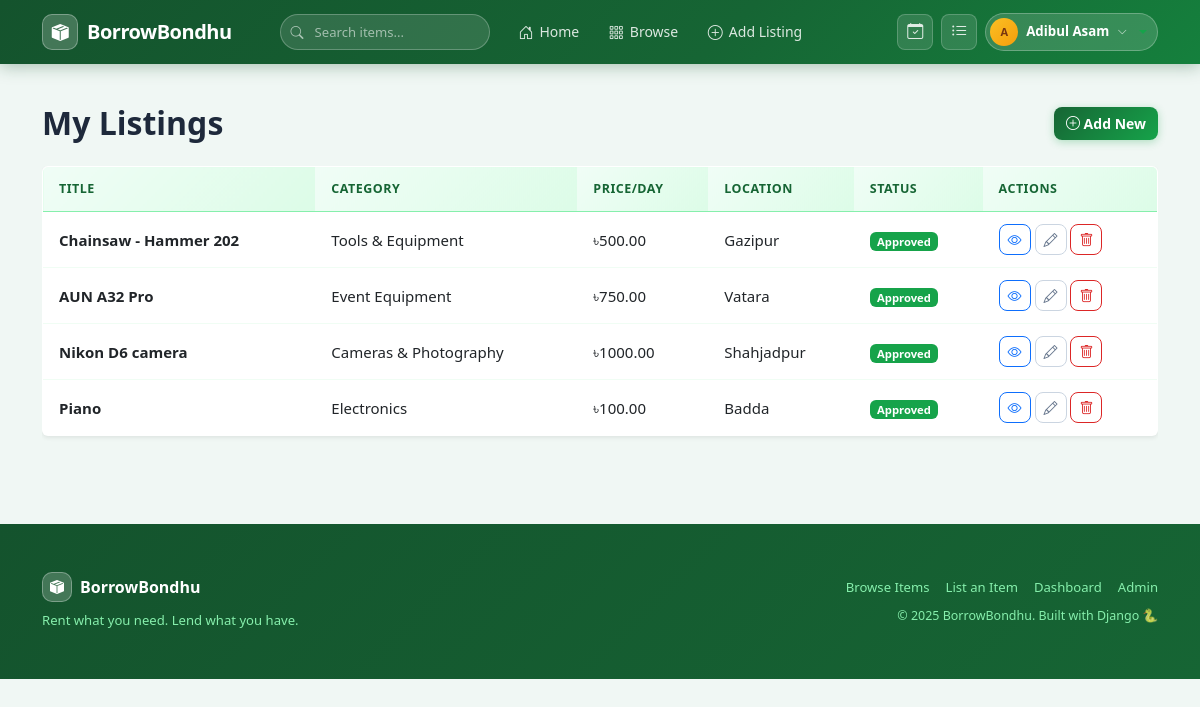
The page /listings/my/ (signed in) on the database its author committed.
### listings/models.py (models this page shows, shortened)
class Listing(models.Model):
    CATEGORY_CHOICES = [
        ('cameras', 'Cameras & Photography'),
        ('electronics', 'Electronics'),
        ('tools', 'Tools & Equipment'),
        ('events', 'Event Equipment'),
        ('sports', 'Sports & Outdoors'),
        ('other', 'Other'),
    ]
    owner = models.ForeignKey(User, on_delete=models.CASCADE, related_name='listings')
    title = models.CharField(max_length=200)
    description = models.TextField()
    category = models.CharField(max_length=50, choices=CATEGORY_CHOICES)
    price_per_day = models.DecimalField(max_digits=10, decimal_places=2)
    location = models.CharField(max_length=200)
    image = models.ImageField(upload_to='listings/', blank=True, null=True)
    is_available = models.BooleanField(default=True)
    approved = models.BooleanField(default=False)
    created_at = models.DateTimeField(auto_now_add=True)

### listings/views.py (the view)
# urls.py: path('my/',                     views.my_listings,        name='my_listings'),
@login_required
def my_listings(request):
    listings = Listing.objects.filter(owner=request.user).order_by('-created_at')
    return render(request, 'listings/my_listings.html', {'listings': listings})

### templates/listings/my_listings.html (shortened to what this page needs)
{% extends 'base.html' %}
{% block content %}
<div class="container py-4">
  <div class="d-flex justify-content-between align-items-center mb-4">
    <h2 class="fw-bold mb-0">My Listings</h2>
    <a href="{% url 'listing_create' %}" class="btn btn-success"><i class="bi bi-plus-circle"></i> Add New</a>
  </div>
  {% if listings %}
  <div class="table-responsive">
    <table class="table table-hover align-middle bg-white shadow-sm rounded">
      <thead class="table-light">
        <tr>
          <th>Title</th><th>Category</th><th>Price/Day</th><th>Location</th><th>Status</th><th>Actions</th>
        </tr>
      </thead>
      <tbody>
        {% for item in listings %}
        <tr>
          <td><strong>{{ item.title }}</strong></td>
          <td>{{ item.get_category_display }}</td>
          <td>৳{{ item.price_per_day }}</td>
          <td>{{ item.location }}</td>
          <td>
            {% if item.approved %}
            <span class="badge bg-success">Approved</span>
            {% else %}
            <span class="badge bg-warning text-dark">Pending Approval</span>
            {% endif %}
          </td>
          <td>
            <a href="{% url 'listing_detail' item.pk %}" class="btn btn-sm btn-outline-primary"><i class="bi bi-eye"></i></a>
            <a href="{% url 'listing_edit' item.pk %}" class="btn btn-sm btn-outline-secondary"><i class="bi bi-pencil"></i></a>
            <a href="{% url 'listing_delete' item.pk %}" class="btn btn-sm btn-outline-danger"><i class="bi bi-trash"></i></a>
          </td>
        </tr>
        {% endfor %}
      </tbody>
    </table>
  </div>
  {% else %}
  <div class="text-center py-5 text-muted">
    <i class="bi bi-inbox display-4"></i>
    <p class="mt-3">You haven't listed anything yet.</p>
    <a href="{% url 'listing_create' %}" class="btn btn-success">List Your First Item</a>
  </div>
  {% endif %}
</div>
{% endblock %}

### templates/base.html (shortened to what this page needs)
<!DOCTYPE html>
<html lang="en">
<head>
  <link href="https://cdn.jsdelivr.net/npm/bootstrap@5.3.0/dist/css/bootstrap.min.css" rel="stylesheet">
  <link href="https://cdn.jsdelivr.net/npm/bootstrap-icons@1.11.0/font/bootstrap-icons.css" rel="stylesheet">
</head>
<body>
<nav class="navbar navbar-expand-lg">
  <div class="container" style="gap:16px;">
    <a class="navbar-brand" href="{% url 'home' %}">
      <div class="brand-icon"><i class="bi bi-box-seam-fill"></i></div>
      BorrowBondhu
    </a>
    <div class="collapse navbar-collapse" id="navbarNav">
      <form class="navbar-search mx-3" method="get" action="{% url 'listing_list' %}">
        <i class="bi bi-search search-icon"></i>
        <input type="text" name="q" placeholder="Search items..." autocomplete="off">
      </form>
      <ul class="navbar-nav me-auto align-items-lg-center gap-1">
        <li class="nav-item">
          <a class="nav-link" href="{% url 'home' %}"><i class="bi bi-house-door"></i> Home</a>
        </li>
        <li class="nav-item">
          <a class="nav-link" href="{% url 'listing_list' %}"><i class="bi bi-grid-3x3-gap"></i> Browse</a>
        </li>
        {% if user.is_authenticated %}
        <li class="nav-item">
          <a class="nav-link" href="{% url 'listing_create' %}"><i class="bi bi-plus-circle"></i> Add Listing</a>
        </li>
        {% endif %}
      </ul>
      <ul class="navbar-nav align-items-lg-center gap-2">
        {% if user.is_authenticated %}
        <li class="nav-item">
          <a href="{% url 'my_bookings' %}" class="nav-icon-btn" title="My Bookings">
            <i class="bi bi-calendar-check"></i>
          </a>
        </li>
        <li class="nav-item">
          <a href="{% url 'my_listings' %}" class="nav-icon-btn" title="My Listings">
            <i class="bi bi-list-ul"></i>
          </a>
        </li>
        <li class="nav-item dropdown">
          <a href="#" class="user-avatar-btn dropdown-toggle" data-bs-toggle="dropdown">
            <div class="user-avatar">
              {% if user.first_name %}{{ user.first_name|first|upper }}{% else %}{{ user.username|first|upper }}{% endif %}
            </div>
            <span class="user-avatar-name">{{ user.first_name|default:user.username }}</span>
            <i class="bi bi-chevron-down" style="font-size:10px;color:rgba(255,255,255,0.7);"></i>
          </a>
        </li>
        {% endif %}
      </ul>
    </div>
  </div>
</nav>
{% block content %}{% endblock %}
<footer class="mt-5 py-5">
  <div class="container">
    <div class="row align-items-center">
      <div class="col-md-6 mb-3 mb-md-0">
        <div class="d-flex align-items-center gap-2 mb-2">
          <div class="brand-icon" style="width:30px;height:30px;font-size:14px;">
            <i class="bi bi-box-seam-fill"></i>
          </div>
          <strong style="color:white;font-size:1rem;">BorrowBondhu</strong>
        </div>
        <p class="mb-0" style="font-size:0.82rem;">Rent what you need. Lend what you have.</p>
      </div>
      <div class="col-md-6 text-md-end">
        <div class="d-flex gap-3 justify-content-md-end mb-2" style="font-size:0.82rem;">
          <a href="{% url 'listing_list' %}">Browse Items</a>
          <a href="{% url 'listing_create' %}">List an Item</a>
          {% if user.is_authenticated %}
          <a href="{% url 'dashboard' %}">Dashboard</a>
          {% endif %}
          <a href="/admin/">Admin</a>
        </div>
        <p class="mb-0" style="font-size:0.78rem;">&copy; 2025 BorrowBondhu. Built with Django 🐍</p>
      </div>
    </div>
  </div>
</footer>
</body>
</html>

### templates/base.html (style rules this page uses)
body { background: #f0f7f4; color: #1e293b; font-family: 'Segoe UI', system-ui, -apple-system, sans-serif; font-size: 15px; line-height: 1.6; }
a { color: #16a34a; text-decoration: none; }
.navbar { background: linear-gradient(135deg, #14532d 0%, #166534 60%, #15803d 100%); border-bottom: none; padding: 0; min-height: 64px; position: sticky; top: 0; z-index: 1000; box-shadow: 0 2px 16px rgba(20,83,45,.35); }
.navbar-brand { font-weight: 800; font-size: 1.25rem; color: white !important; letter-spacing: -0.5px; display: flex; align-items: center; gap: 9px; padding: 0; }
.brand-icon { width: 36px; height: 36px; background: rgba(255,255,255,0.2); border: 1.5px solid rgba(255,255,255,0.3); border-radius: 10px; display: flex; align-items: center; justify-content: center; color: white; font-size: 17px; }
.nav-link { font-size: 0.875rem; font-weight: 500; color: rgba(255,255,255,0.85) !important; padding: 0.45rem 0.8rem !important; border-radius: 8px; transition: background 0.15s, color 0.15s; display: flex; align-items: center; gap: 6px; }
.nav-link i { font-size: 15px; }
.navbar-search { position: relative; width: 210px; }
.navbar-search input { border: 1.5px solid rgba(255,255,255,0.25); border-radius: 50px; padding: 7px 16px 7px 34px; font-size: 0.82rem; background: rgba(255,255,255,0.12); color: white; width: 100%; outline: none; transition: border-color 0.15s, background 0.15s; }
.navbar-search input::placeholder { color: rgba(255,255,255,0.55); }
.navbar-search .search-icon { position: absolute; left: 11px; top: 50%; transform: translateY(-50%); color: rgba(255,255,255,0.6); font-size: 13px; pointer-events: none; }
.nav-icon-btn { width: 36px; height: 36px; border-radius: 8px; background: rgba(255,255,255,0.12); border: 1.5px solid rgba(255,255,255,0.2); display: flex; align-items: center; justify-content: center; color: rgba(255,255,255,0.85); font-size: 16px; text-decoration: none; transition: all 0.15s; }
.user-avatar-btn { display: flex; align-items: center; gap: 8px; background: rgba(255,255,255,0.15); border: 1.5px solid rgba(255,255,255,0.25); border-radius: 50px; padding: 4px 10px 4px 4px; cursor: pointer; transition: all 0.15s; text-decoration: none; }
.user-avatar { width: 28px; height: 28px; border-radius: 50%; background: linear-gradient(135deg, #fbbf24, #f59e0b); display: flex; align-items: center; justify-content: center; color: #78350f; font-weight: 800; font-size: 11px; flex-shrink: 0; }
.user-avatar-name { font-size: 0.83rem; font-weight: 600; color: white; max-width: 90px; overflow: hidden; text-overflow: ellipsis; white-space: nowrap; }
.btn { font-weight: 600; border-radius: 8px; font-size: 0.875rem; transition: all 0.15s; }
.btn-success, .btn-primary { background: linear-gradient(135deg, #166534, #16a34a); border: none; box-shadow: 0 2px 8px rgba(22,163,74,.3); }
.btn-outline-secondary { border: 1.5px solid #cbd5e1; color: #64748b; }
.btn-outline-danger { border: 1.5px solid #dc2626; color: #dc2626; }
.badge.bg-success { background: #16a34a !important; }
.table { border-radius: 12px; overflow: hidden; border: 1.5px solid #bbf7d4; }
.table thead th { background: linear-gradient(135deg, #f0fdf6, #dcfce7); color: #166534; font-size: 0.78rem; font-weight: 700; text-transform: uppercase; letter-spacing: 0.5px; border-bottom: 1.5px solid #86efac; padding: 12px 16px; }
.table td { padding: 12px 16px; vertical-align: middle; border-color: #f0fdf4; }
footer { background: linear-gradient(135deg, #14532d, #166534); color: #86efac; border-top: none; }
footer strong { color: white; }
footer a { color: #86efac; }

### rows shown on the page
Listing: title "Chainsaw - Hammer 202", category "Tools & Equipment", price_per_day "500.00", location "Gazipur", approved "Approved"
Listing: title "AUN A32 Pro", category "Event Equipment", price_per_day "750.00", location "Vatara", approved "Approved"
Listing: title "Nikon D6 camera", category "Cameras & Photography", price_per_day "1000.00", location "Shahjadpur", approved "Approved"
Listing: title "Piano", category "Electronics", price_per_day "100.00", location "Badda", approved "Approved"

### other values the page prints
{{ user.first_name|first|upper }} "A"
{{ user.first_name|default:user.username }} "Adibul Asam"
